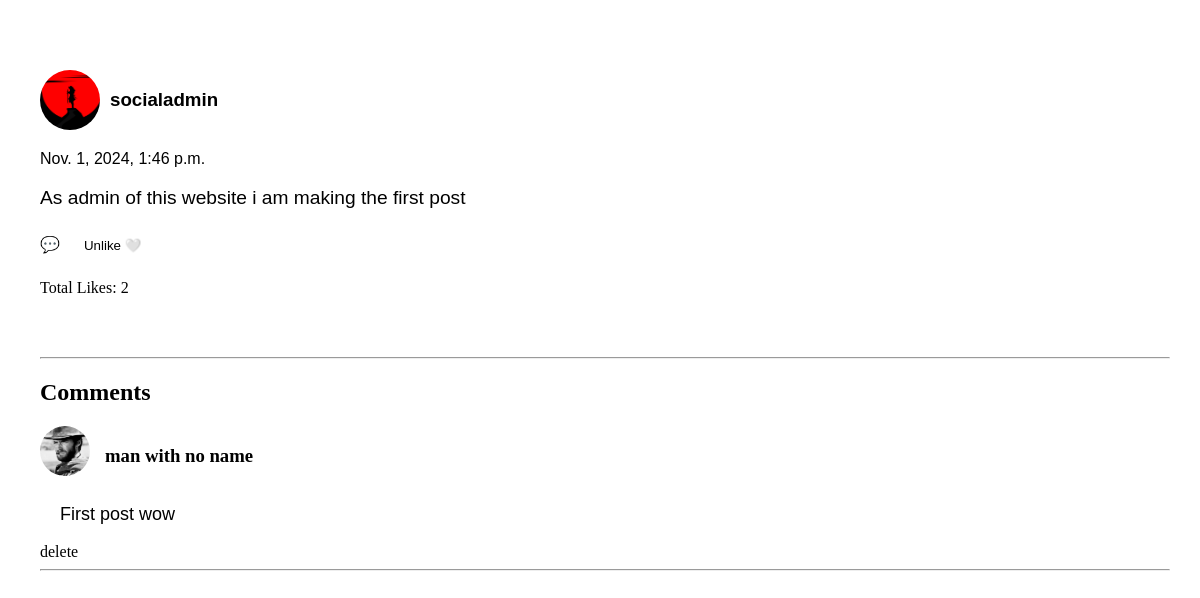
Page /postdetails/1/ (signed in) on the committed database.
### app/models.py (models this page shows, shortened)
class Post(models.Model):
    user=models.ForeignKey(User,on_delete=models.CASCADE)
    content=models.CharField(max_length=280,blank=True)
    image=models.ImageField(upload_to="image",null=True,blank=True)
    created_at=models.DateTimeField(auto_now_add=True)
    updated_at=models.DateTimeField(auto_now=True)
    likes=models.ManyToManyField(User,related_name='liked_posts',blank=True)
    retweet=models.ManyToManyField(User,related_name='retweetd_posts',blank=True)

class Profile(models.Model):
    user=models.OneToOneField(User,on_delete=models.CASCADE,related_name="profile")
    user_image=models.ImageField(upload_to="profile_image",null=True,blank=True)
    created_at=models.DateField(auto_now_add=True)
    bio=models.CharField(max_length=100,blank=True)
    followers=models.ManyToManyField('self',symmetrical=False,related_name="following",blank=True)

class Comment(models.Model):
    user=models.ForeignKey(User,on_delete=models.CASCADE)
    content=models.TextField()
    post=models.ForeignKey(Post,related_name="comments",on_delete=models.CASCADE)
    created_at=models.DateTimeField(auto_now_add=True)

### app/views.py (the view)
# urls.py: path('postdetails/<int:id>/',post_details,name="post_details"),
@never_cache
def post_details(request,id):
    post= get_object_or_404(Post,id=id)
    comments=post.comments.all()
    context={
        'post':post,
        'comments':comments
    }
    return render(request,'post_details.html',context)

### templates/post_details.html (shortened to what this page needs)
<!DOCTYPE html>
<html lang="en">
<head>
    {%load static%}
    <link rel="stylesheet" type="text/css" href="{% static 'css/style.css' %}">
</head>
<body>
    <div class="post-detail-section">
        <div class="post-detail-container">
            <div class="user-info">
                {% if post.user.profile.user_image %}
            <a href="{% url 'profiles' post.user.username %}">
            <img id="post-user-pic" src="{{ post.user.profile.user_image.url }}"  alt="{% static 'images/oip.jpg' %}"></a>
            {%else%}
            <a href="{% url 'profiles' post.user.username %}">
            <img id="alt-img" src="{% static 'images/oip.jpg' %}" ></a>
            {%endif%}
            <h3 id="username">{{post.user}}</h3>
             </div>
            <p id="created-date">{{post.created_at}}</p>
            <p id="post-content">{{post.content}}</p>
            <a href="{% url 'add_comment' post.id %}" id="anchor-tag">💬</a>
            {% if user.is_authenticated %}
            <button class="button" id="like-btn-{{ post.id }}" data-linked ="{% if user in post.likes.all %}true{%else%}false{%endif%}" >
            {% if user in post.likes.all%}
            Unlike 🤍
            {%else%}
            Like  🤍
            {%endif%}
            </button>
            <p>Total Likes: <span id="like-count-{{post.id}}">{{ post.likes.count }}</span></p>
            {%endif%}
            <br><br>
            <hr>
            <h2>Comments</h2>
            <div>
                {% for comment in comments %}
                <div class="comment-section">
                {% if comment.user.profile.user_image %}
                <a href="{% url 'profiles' comment.user.username %}">
                <img id="comment-user-pic"  src="{{ comment.user.profile.user_image.url }}"></a>
                 {% else %}
                 <a href="{% url 'profiles' comment.user.username %}">
                 <img id="alt-img" src="{% static 'images/oip.jpg' %}" ></a>
                 {% endif %}
                <h3>{{ comment.user }}</h3>
                </div>
                    <p id="comment-content"> {{ comment.content }}</p>
                    {%if user.is_authenticated and request.user == comment.user %}
                    <a href="{% url 'delete_comment' comment.id %}" id="anchor-tag">delete</a>
                    {%endif%}
                    <hr>
                {% empty %}
                    <p>No comments yet.</p>
                {% endfor %}
            </div>
        </div>
    </div>
</body>
</html>

### static/css/style.css (style rules this page uses)
body { background-color: rgb(255, 255, 255); margin:0; padding:0; box-sizing: border-box; }
#post-user-pic { border-radius: 50%; height:60px; width:60px; object-fit: cover; }
#anchor-tag { text-decoration: none; color: inherit; }
.user-info { display: flex; gap: 10px; }
.button { background-color: transparent; padding: 10px 20px; border: none; cursor: pointer; }
.post-detail-section { margin-left: 30px; margin-top: 60px; margin-right: 20px; }
.post-detail-container { padding: 10px; }
#username { font-family: 'Lucida Sans', 'Lucida Sans Regular', 'Lucida Grande', 'Lucida Sans Unicode', Geneva, Verdana, sans-serif; }
#created-date { font-family: 'Trebuchet MS', 'Lucida Sans Unicode', 'Lucida Grande', 'Lucida Sans', Arial, sans-serif; }
#post-content { font-family: 'Lucida Sans', 'Lucida Sans Regular', 'Lucida Grande', 'Lucida Sans Unicode', Geneva, Verdana, sans-serif; font-size:larger; }
.comment-section { margin-right: 10px; display: flex; gap:15px; }
#comment-user-pic { height:50px; width:50px; border-radius: 50%; object-fit: cover; }
#comment-content { font-family: 'Gill Sans', 'Gill Sans MT', Calibri, 'Trebuchet MS', sans-serif; font-size: large; margin-left:20px; }
body { background-color: rgb(255, 255, 255); }

### rows in the picture
Post: user.profile.user_image (picture), user "socialadmin", created_at "Nov. 1, 2024, 1:46 p.m.", content "As admin of this website i am making the first post", likes.count "2"
Comment: user.profile.user_image (picture), user "man with no name", content "First post wow", shows "delete"
